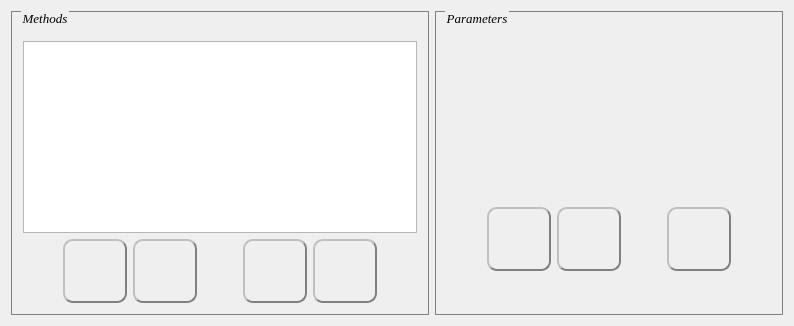
           <widget class="QWidget" name="segmentTab">
            <attribute name="title">
             <string>Neuron Segmentation</string>
            </attribute>
            <layout class="QHBoxLayout" name="horizontalLayout_17">
             <item>
              <widget class="QGroupBox" name="segMethodBox">
               <property name="font">
                <font>
                 <family>Times New Roman</family>
                 <pointsize>10</pointsize>
                 <italic>true</italic>
                </font>
               </property>
               <property name="styleSheet">
                <string notr="true">QGroupBox#segMethodBox{
    border: 1px groove gray;
    margin-top: 5ex;
}

QGroupBox#segMethodBox::title{
    subcontrol-origin: margin;
    subcontrol-position: top left;
	left: 10px;
}
</string>
               </property>
               <property name="title">
                <string>Methods</string>
               </property>
               <layout class="QVBoxLayout" name="verticalLayout_4">
                <item>
                 <widget class="QListWidget" name="segMethodList">
                  <property name="toolTip">
                   <string>Double click to edit</string>
                  </property>
                 </widget>
                </item>
                <item>
                 <widget class="QWidget" name="widget_2" native="true">
                  <layout class="QHBoxLayout" name="horizontalLayout">
                   <property name="margin">
                    <number>0</number>
                   </property>
                   <item>
                    <spacer name="horizontalSpacer_12">
                     <property name="orientation">
                      <enum>Qt::Horizontal</enum>
                     </property>
                     <property name="sizeType">
                      <enum>QSizePolicy::Fixed</enum>
                     </property>
                     <property name="sizeHint" stdset="0">
                      <size>
                       <width>40</width>
                       <height>60</height>
                      </size>
                     </property>
                    </spacer>
                   </item>
                   <item>
                    <widget class="MethodButton" name="segAddButton">
                     <property name="cursor">
                      <cursorShape>PointingHandCursor</cursorShape>
                     </property>
                     <property name="toolTip">
                      <string>Add method</string>
                     </property>
                     <property name="styleSheet">
                      <string notr="true">QPushButton{
	width: 60px;
	height: 60px;
	border-radius: 10px;
	border: 2px groove gray;
	border-style: outset;
}
QPushButton:hover{
	background-color:rgba(0, 170, 255, 128);
}
QPushButton::pressed{
	background-color: rgb(200, 200, 200);
	border-style: inset;
}</string>
                     </property>
                     <property name="text">
                      <string/>
                     </property>
                     <property name="icon">
                      <iconset resource="../../dialog.qrc">
                       <normaloff>:/src/pics/plus.png</normaloff>:/src/pics/plus.png</iconset>
                     </property>
                     <property name="iconSize">
                      <size>
                       <width>128</width>
                       <height>128</height>
                      </size>
                     </property>
                    </widget>
                   </item>
                   <item>
                    <widget class="MethodButton" name="segDelButton">
                     <property name="cursor">
                      <cursorShape>PointingHandCursor</cursorShape>
                     </property>
                     <property name="toolTip">
                      <string>Delete method</string>
                     </property>
                     <property name="styleSheet">
                      <string notr="true">QPushButton{
	width: 60px;
	height: 60px;
	border-radius: 10px;
	border: 2px groove gray;
	border-style: outset;
}
QPushButton:hover{
	background-color:rgba(0, 170, 255, 128);
}
QPushButton::pressed{
	background-color: rgb(200, 200, 200);
	border-style: inset;
}</string>
                     </property>
                     <property name="text">
                      <string/>
                     </property>
                     <property name="icon">
                      <iconset resource="../../dialog.qrc">
                       <normaloff>:/src/pics/minus.png</normaloff>:/src/pics/minus.png</iconset>
                     </property>
                    </widget>
                   </item>
                   <item>
                    <spacer name="horizontalSpacer_5">
                     <property name="orientation">
                      <enum>Qt::Horizontal</enum>
                     </property>
                     <property name="sizeType">
                      <enum>QSizePolicy::Expanding</enum>
                     </property>
                     <property name="sizeHint" stdset="0">
                      <size>
                       <width>40</width>
                       <height>60</height>
                      </size>
                     </property>
                    </spacer>
                   </item>
                   <item>
                    <widget class="MethodButton" name="segUpButton">
                     <property name="cursor">
                      <cursorShape>PointingHandCursor</cursorShape>
                     </property>
                     <property name="toolTip">
                      <string>Move up</string>
                     </property>
                     <property name="styleSheet">
                      <string notr="true">QPushButton{
	width: 60px;
	height: 60px;
	border-radius: 10px;
	border: 2px groove gray;
	border-style: outset;
}
QPushButton:hover{
	background-color:rgba(0, 170, 255, 128);
}
QPushButton::pressed{
	background-color: rgb(200, 200, 200);
	border-style: inset;
}</string>
                     </property>
                     <property name="text">
                      <string/>
                     </property>
                     <property name="icon">
                      <iconset resource="../../dialog.qrc">
                       <normaloff>:/src/pics/up.png</normaloff>:/src/pics/up.png</iconset>
                     </property>
                    </widget>
                   </item>
                   <item>
                    <widget class="MethodButton" name="segDownButton">
                     <property name="cursor">
                      <cursorShape>PointingHandCursor</cursorShape>
                     </property>
                     <property name="toolTip">
                      <string>Move down</string>
                     </property>
                     <property name="styleSheet">
                      <string notr="true">QPushButton{
	width: 60px;
	height: 60px;
	border-radius: 10px;
	border: 2px groove gray;
	border-style: outset;
}
QPushButton:hover{
	background-color:rgba(0, 170, 255, 128);
}
QPushButton::pressed{
	background-color: rgb(200, 200, 200);
	border-style: inset;
}</string>
                     </property>
                     <property name="text">
                      <string/>
                     </property>
                     <property name="icon">
                      <iconset resource="../../dialog.qrc">
                       <normaloff>:/src/pics/down.png</normaloff>:/src/pics/down.png</iconset>
                     </property>
                    </widget>
                   </item>
                   <item>
                    <spacer name="horizontalSpacer_13">
                     <property name="orientation">
                      <enum>Qt::Horizontal</enum>
                     </property>
                     <property name="sizeType">
                      <enum>QSizePolicy::Fixed</enum>
                     </property>
                     <property name="sizeHint" stdset="0">
                      <size>
                       <width>40</width>
                       <height>60</height>
                      </size>
                     </property>
                    </spacer>
                   </item>
                  </layout>
                 </widget>
                </item>
               </layout>
              </widget>
             </item>
             <item>
              <widget class="QGroupBox" name="segParaBox">
               <property name="font">
                <font>
                 <family>Times New Roman</family>
                 <pointsize>10</pointsize>
                 <italic>true</italic>
                </font>
               </property>
               <property name="styleSheet">
                <string notr="true">QGroupBox#segParaBox{
    border: 1px groove gray;
    margin-top: 5ex;
}

QGroupBox#segParaBox::title{
    subcontrol-origin: margin;
    subcontrol-position: top left;
	left: 10px;
}</string>
               </property>
               <property name="title">
                <string>Parameters</string>
               </property>
               <layout class="QVBoxLayout" name="verticalLayout_10">
                <item>
                 <widget class="QtTreePropertyBrowser" name="segParaBrowser" native="true"/>
                </item>
                <item>
                 <widget class="QWidget" name="widget_5" native="true">
                  <layout class="QHBoxLayout" name="horizontalLayout_5">
                   <property name="margin">
                    <number>0</number>
                   </property>
                   <item>
                    <spacer name="horizontalSpacer_16">
                     <property name="orientation">
                      <enum>Qt::Horizontal</enum>
                     </property>
                     <property name="sizeType">
                      <enum>QSizePolicy::Fixed</enum>
                     </property>
                     <property name="sizeHint" stdset="0">
                      <size>
                       <width>40</width>
                       <height>20</height>
                      </size>
                     </property>
                    </spacer>
                   </item>
                   <item>
                    <widget class="ParameterButton" name="segAddParaButton">
                     <property name="cursor">
                      <cursorShape>PointingHandCursor</cursorShape>
                     </property>
                     <property name="toolTip">
                      <string>Add parameter</string>
                     </property>
                     <property name="styleSheet">
                      <string notr="true">QPushButton{
	width: 60px;
	height: 60px;
	border-radius: 10px;
	border: 2px groove gray;
	border-style: outset;
}
QPushButton:hover{
	background-color:rgba(0, 170, 255, 128);
}
QPushButton::pressed{
	background-color: rgb(200, 200, 200);
	border-style: inset;
}</string>
                     </property>
                     <property name="text">
                      <string/>
                     </property>
                     <property name="icon">
                      <iconset resource="../../dialog.qrc">
                       <normaloff>:/src/pics/plus.png</normaloff>:/src/pics/plus.png</iconset>
                     </property>
                     <property name="iconSize">
                      <size>
                       <width>128</width>
                       <height>128</height>
                      </size>
                     </property>
                    </widget>
                   </item>
                   <item>
                    <widget class="ParameterButton" name="segDelParaButton">
                     <property name="cursor">
                      <cursorShape>PointingHandCursor</cursorShape>
                     </property>
                     <property name="toolTip">
                      <string>Delete parameter</string>
                     </property>
                     <property name="styleSheet">
                      <string notr="true">QPushButton{
	width: 60px;
	height: 60px;
	border-radius: 10px;
	border: 2px groove gray;
	border-style: outset;
}
QPushButton:hover{
	background-color:rgba(0, 170, 255, 128);
}
QPushButton::pressed{
	background-color: rgb(200, 200, 200);
	border-style: inset;
}</string>
                     </property>
                     <property name="text">
                      <string/>
                     </property>
                     <property name="icon">
                      <iconset resource="../../dialog.qrc">
                       <normaloff>:/src/pics/minus.png</normaloff>:/src/pics/minus.png</iconset>
                     </property>
                    </widget>
                   </item>
                   <item>
                    <spacer name="horizontalSpacer_7">
                     <property name="orientation">
                      <enum>Qt::Horizontal</enum>
                     </property>
                     <property name="sizeHint" stdset="0">
                      <size>
                       <width>40</width>
                       <height>20</height>
                      </size>
                     </property>
                    </spacer>
                   </item>
                   <item>
                    <widget class="ParameterButton" name="segEditNameButton">
                     <property name="toolTip">
                      <string>Edit name</string>
                     </property>
                     <property name="styleSheet">
                      <string notr="true">QPushButton{
	width: 60px;
	height: 60px;
	border-radius: 10px;
	border: 2px groove gray;
	border-style: outset;
}
QPushButton:hover{
	background-color:rgba(0, 170, 255, 128);
}
QPushButton::pressed{
	background-color: rgb(200, 200, 200);
	border-style: inset;
}</string>
                     </property>
                     <property name="text">
                      <string/>
                     </property>
                     <property name="icon">
                      <iconset resource="../../dialog.qrc">
                       <normaloff>:/src/pics/edit.png</normaloff>:/src/pics/edit.png</iconset>
                     </property>
                    </widget>
                   </item>
                   <item>
                    <spacer name="horizontalSpacer_20">
                     <property name="orientation">
                      <enum>Qt::Horizontal</enum>
                     </property>
                     <property name="sizeType">
                      <enum>QSizePolicy::Fixed</enum>
                     </property>
                     <property name="sizeHint" stdset="0">
                      <size>
                       <width>40</width>
                       <height>20</height>
                      </size>
                     </property>
                    </spacer>
                   </item>
                  </layout>
                 </widget>
                </item>
               </layout>
              </widget>
             </item>
            </layout>
           </widget>
